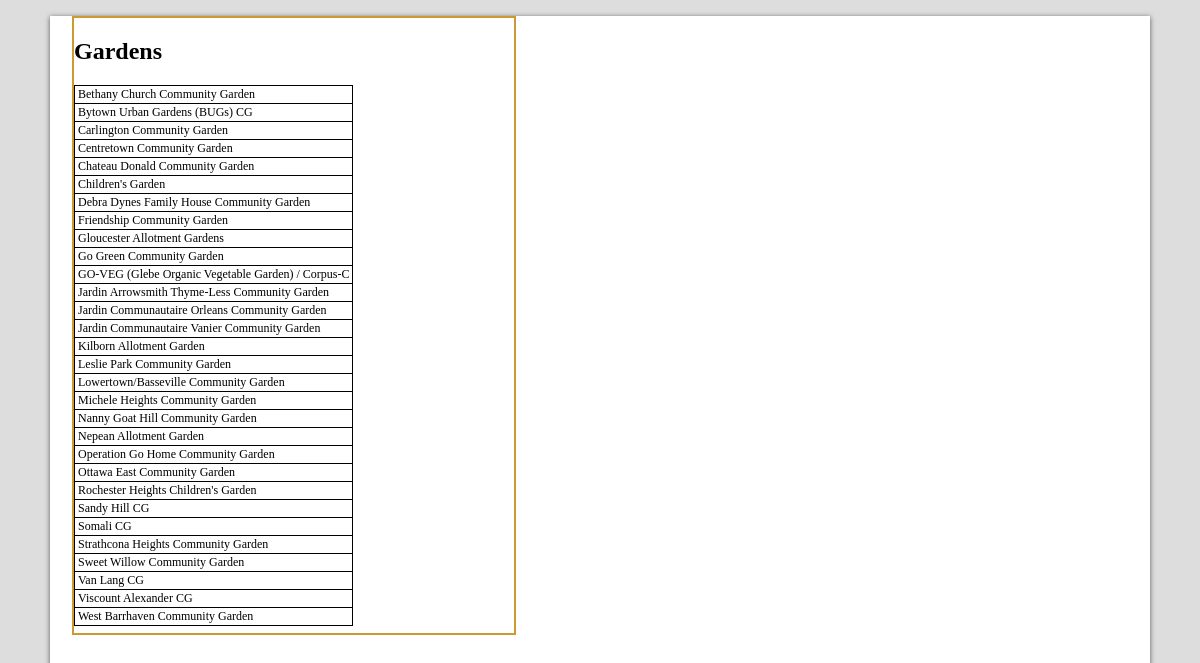
/map.php, run on the app's committed database.
### tables this page shows
CREATE TABLE IF NOT EXISTS `gardens` (
  `id` int(11) NOT NULL AUTO_INCREMENT,
  `name` varchar(50) NOT NULL,
  `longitude` double NOT NULL,
  `latitude` double NOT NULL,
  `address` varchar(100) NOT NULL,
  `response` int(11) NOT NULL,
  `count` int(11) NOT NULL,
  PRIMARY KEY (`id`)
);

### map.php (the view, shortened to what this page needs)
<?php
require_once 'includes/db.php';
$results = $db->query('SELECT id, name, longitude, latitude, address
				FROM gardens
				ORDER BY name ASC');
?>
<!DOCTYPE HTML>
<html>
<head>
	<link href="css/public.css" rel="stylesheet">
</head>
	<body onload="initialize()">
	<div class="grid-row clearfix">
			<div class="grid-unit grid-unit-single">
			<div class="menu">
				<h2>Gardens</h2>
				<table class='main'>
					<tbody>
					<nav>
								<?php foreach ($results as $garden) : ?>
								<?php echo '<tr> <td>' ?>
								 <a href="single.php?id=<?php echo $garden['id'];?>"><?php  echo $garden['name']; ?> </a>
								<?php echo '</td> </tr>' ?>
								<?php endforeach ?>
					</nav>
					</tbody>
				</table>
			</div>
		</div>
	</div>
</body>
</html>

### css/public.css (style rules this page uses)
.clearfix:before, .clearfix:after { content: ""; display: table; }
.clearfix:after { clear: both; }
.clearfix { zoom: 1; }
a, a:link, a:visited { display: inline; margin:0; padding: 2px; Color: #000; text-decoration:none; zoom: 1; }
table { border-collapse:collapse; }
table,th, td { border: 1px solid black; }
a { list-style-type: none; text-decoration: none; }
.menu { overflow-y: scroll; height: 615px; width: 440px; float: left; border: solid 2px #C93; }
html { background-color: #ddd; }
html, body { margin: 0; padding: 0 }
body { height: 700px; width: 1100px; margin: 1em auto; background-color: #fff; box-shadow: 0 1px 5px rgba(0, 0, 0, 0.6); }
.main tbody td:nth-last-child(1) { font-size: .75em; }
.menu { margin-left: 2%; }
.map, .menu { float: left; }

### data on the page
gardens: name "Bethany Church Community Garden"
gardens: name "Bytown Urban Gardens (BUGs) CG"
gardens: name "Carlington Community Garden"
gardens: name "Centretown Community Garden"
gardens: name "Chateau Donald Community Garden"
gardens: name "Children's Garden"
gardens: name "Debra Dynes Family House Community Garden"
gardens: name "Friendship Community Garden"
gardens: name "Gloucester Allotment Gardens"
gardens: name "Go Green Community Garden"
gardens: name "GO-VEG (Glebe Organic Vegetable Garden) / Corpus-C"
gardens: name "Jardin Arrowsmith Thyme-Less Community Garden"
gardens: name "Jardin Communautaire Orleans Community Garden"
gardens: name "Jardin Communautaire Vanier Community Garden"
gardens: name "Kilborn Allotment Garden"
gardens: name "Leslie Park Community Garden"
gardens: name "Lowertown/Basseville Community Garden"
gardens: name "Michele Heights Community Garden"
gardens: name "Nanny Goat Hill Community Garden"
gardens: name "Nepean Allotment Garden"
gardens: name "Operation Go Home Community Garden"
gardens: name "Ottawa East Community Garden"
gardens: name "Rochester Heights Children's Garden"
gardens: name "Sandy Hill CG"
gardens: name "Somali CG"
gardens: name "Strathcona Heights Community Garden"
gardens: name "Sweet Willow Community Garden"
gardens: name "Van Lang CG"
gardens: name "Viscount Alexander CG"
gardens: name "West Barrhaven Community Garden"
